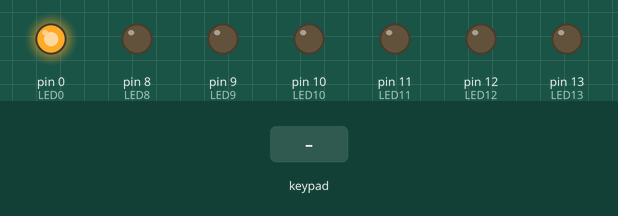
Recording of a sketch running on a simulated Arduino Uno, built with avr-gcc and run on an emulated ATmega328P. On the bench: output pins drawn as LEDs (lit = HIGH). Dashed ring = blinking. The test bench sets the inputs (shaded band).

Above: at 1.2 s.
1.3 s: keypad keys 1 2 3 4 pressed 0.4 s apart
At 2.2 s:
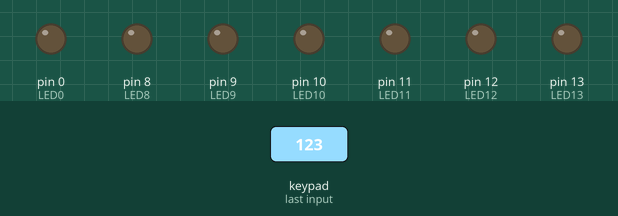
4.4 s: key '1' pressed
At 5.1 s:
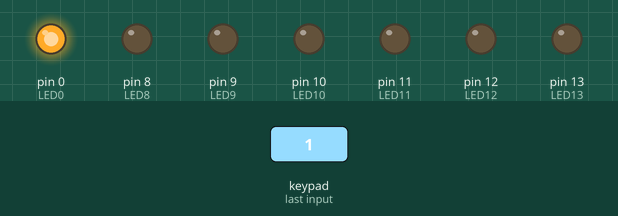
6.0 s: keypad keys 3 4 5 6 pressed 0.4 s apart
At 7.3 s:
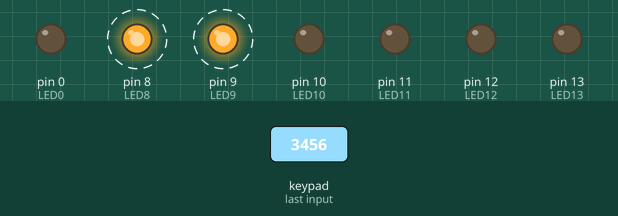
9.3 s: key '2' pressed
At 9.5 s:
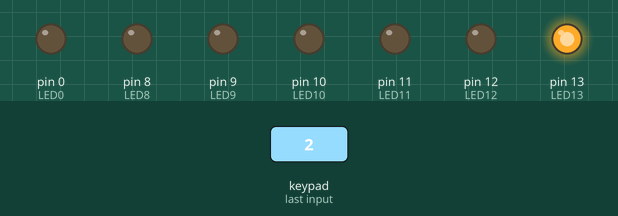
11.1 s: key '3' pressed
At 12.4 s:
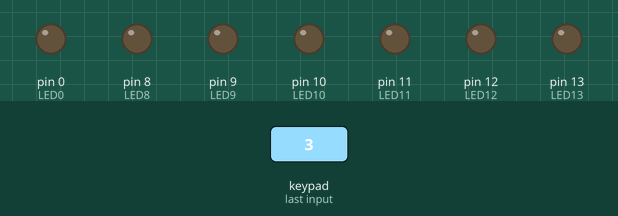
Timing chart, 0 to 13.6 s (numbered marks = the images above; inputs shaded):
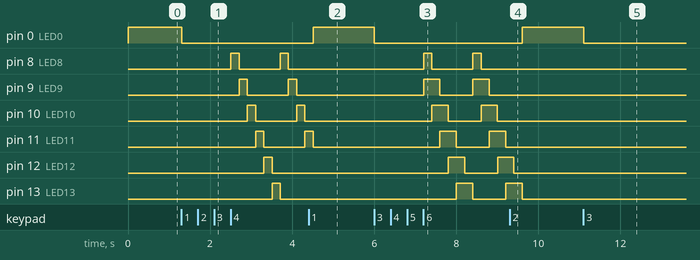

The sketch:

Leds_Matricial_.ino
```cpp
#include <Keypad.h>//header for keypad commands enabling
int cont = 0;
int contInterno = 0;
char codigo[4];
char contrasena[] = "1234";
char volteado[] = "2345";
char doble[] = "3456";
char doblevolteado[] = "4567";
char salida[] = "1";


const byte ROWS = 4; // Four rows

const byte COLS = 3; // Three columns

// Define the Keymap

char hexaKeys[ROWS][COLS] = {

  {'1', '2', '3'},

  {'4', '5', '6'},

  {'7', '8', '9'},

  {'#', '0', '*'}

};

// Connect keypad A B C D rows to these Arduino pins.

byte rowPins[ROWS] = { 4, 5, 6, 7 };

// Connect keypad 1 2 3 columns to these Arduino pins.

byte colPins[COLS] = { 3, 2, 1 };

//  Create the Keypad

//Keypad kpd = Keypad( makeKeymap(keys), rowPins, colPins, ROWS, COLS );
Keypad customKeypad = Keypad(makeKeymap(hexaKeys), rowPins, colPins, ROWS, COLS);
// Del 8 al 13
const int LED0 = 0;
const int LED8 = 8;
const int LED9 = 9;
const int LED10 = 10;
const int LED11 = 11;
const int LED12 = 12;
const int LED13 = 13;
void setup()
{
  pinMode(LED0, OUTPUT);
  pinMode(LED8, OUTPUT);
  pinMode(LED9, OUTPUT);
  pinMode(LED10, OUTPUT);
  pinMode(LED11, OUTPUT);
  pinMode(LED12, OUTPUT);
  pinMode(LED13, OUTPUT);


}
void secuencia() {


  // turn the pin on:
  for (int thisPin = 8; thisPin < 14; thisPin++) {
    char customKey = customKeypad.getKey();
    if (customKey != NO_KEY) {
      codigo[cont] = customKey;
      if (codigo[cont] == salida[0]) {
        contInterno = 1;
        break;
      }
    }
    // turn the pin on:
    digitalWrite(thisPin, HIGH);
    delay(200);
    // turn the pin off:
    digitalWrite(thisPin, LOW);
    if (codigo[cont] == salida[0]) {
      contInterno = 1;
      break;
    }
  }
}

void secuencia2() {

  // turn the pin on:
  for (int thisPin = 14; thisPin >=  8; thisPin--) {
    char customKey = customKeypad.getKey();
    if (customKey != NO_KEY) {
      codigo[cont] = customKey;
      if (codigo[cont] == salida[0]) {
        contInterno = 1;
        break;
      }


    }
    // turn the pin on:
    digitalWrite(thisPin, HIGH);
    delay(200);
    // turn the pin off:
    digitalWrite(thisPin, LOW);

  }


}

void secuencia3() {


  // turn the pin on:
  for (int thisPin = 8; thisPin < 14; thisPin++) {
    char customKey = customKeypad.getKey();
    if (customKey != NO_KEY) {
      codigo[cont] = customKey;
      if (codigo[cont] == salida[0]) {
        contInterno = 1;
        break;
      }
    }
    // turn the pin on:
    digitalWrite(thisPin, HIGH);
    digitalWrite(thisPin + 1, HIGH);
    delay(200);
    // turn the pin off:
    digitalWrite(thisPin, LOW);
    digitalWrite(thisPin + 1, LOW);

    if (codigo[cont] == salida[0]) {
      contInterno = 1;
      break;
    }
  }
}

void secuencia4() {

  // turn the pin on:
  for (int thisPin = 14; thisPin >=  8; thisPin--) {
    char customKey = customKeypad.getKey();
    if (customKey != NO_KEY) {
      codigo[cont] = customKey;
      if (codigo[cont] == salida[0]) {
        contInterno = 1;
        break;
      }


    }
    // turn the pin on:
    digitalWrite(thisPin, HIGH);
    digitalWrite(thisPin - 1, HIGH);
    delay(200);
    // turn the pin off:
    digitalWrite(thisPin, LOW);
    digitalWrite(thisPin - 1, LOW);

  }


}


void loop() {
  if (cont == 0) {
    digitalWrite(LED0, HIGH);

    // turn the pin off:


  }
  else if (cont != 0) {
    digitalWrite(LED0, LOW);
  }

  //char key = kpd.getKey(); //store the pressed key
  char customKey = customKeypad.getKey();
  int validar = 0;

  if (customKey != NO_KEY) {
    codigo[cont] = customKey;

    cont++;
    //original
    if (cont == 4) {
      if (codigo[0] == contrasena[0] && codigo[1] == contrasena[1] && codigo[2] == contrasena[2] && codigo[3] == contrasena[3]) {

        do {
          secuencia();


        } while (contInterno == 0);
        cont = 0;

        contInterno = 0;

      }
      //volteado

      else if (codigo[0] == volteado[0] && codigo[1] == volteado[1] && codigo[2] == volteado[2] && codigo[3] == volteado[3]) {

        do {
          secuencia2();


        } while (contInterno == 0);
        contInterno = 0;

        cont = 0;

      }
      //doble serie

      else if (codigo[0] == doble[0] && codigo[1] == doble[1] && doble[2] == doble[2] && codigo[3] == doble[3]) {

        do {
          secuencia3();


        } while (contInterno == 0);
        contInterno = 0;

        cont = 0;

      }
      //doble serie volteado
      else if (codigo[0] == doblevolteado[0] && codigo[1] == doblevolteado[1] && codigo[2] == doblevolteado[2] && codigo[3] == doblevolteado[3]) {

        do {
          secuencia4();


        } while (contInterno == 0);
        contInterno = 0;

        cont = 0;

      }


    }


    else if ( cont > 3) {
      cont = 0;

    }


  }


}
```

Measured:
- after the input at 1.3 s, pin 0 (LED0): HIGH → LOW at once; pin 8 (LED8): alternates HIGH for 0.20 s and LOW for 1.0 s, starting after 1.2 s
- after the input at 4.4 s, pin 0 (LED0): LOW → HIGH after 0.11 s; pin 8 (LED8): stays LOW (without the input it goes to HIGH after 0.51 s); pin 9 (LED9): stays LOW (without the input it goes to HIGH after 0.71 s); pin 10 (LED10): stays LOW (without the input it goes to HIGH after 0.91 s); pin 11 (LED11): goes on until 4.5 s, then stays LOW
- after the input at 6.0 s, pin 0 (LED0): HIGH → LOW at once; pin 8 (LED8): alternates HIGH for 0.20 s and LOW for 1.0 s, starting after 1.2 s
- after the input at 9.3 s, pin 0 (LED0): LOW → HIGH after 0.31 s; pin 8 (LED8): stops changing and stays LOW; pin 9 (LED9): stays LOW (without the input it goes to HIGH after 0.31 s); pin 10 (LED10): stays LOW (without the input it goes to HIGH after 0.51 s); pin 11 (LED11): stays LOW (without the input it goes to HIGH after 0.71 s)
- after the input at 11.1 s, pin 0 (LED0): HIGH → LOW at once
